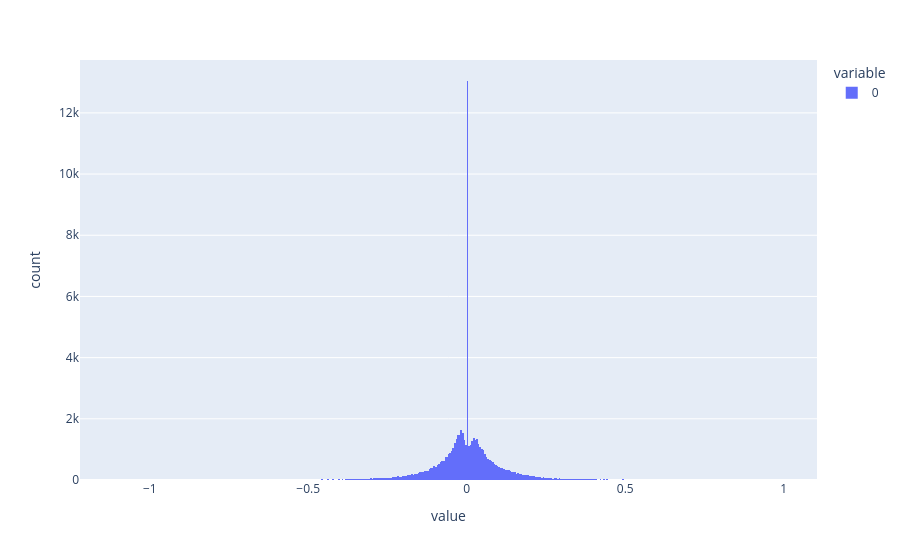

The notebook cell this image was saved under:
### Code cell
px.histogram(est_coefs[0])

### Figure 1 — Plotly figure (JSON) as saved in the notebook; plotly's stock layout.template omitted (floating-point values rounded to 4 significant figures; data arrays with more than 128 entries replaced by an {"elided": "..."} marker saying what was removed)
{"data": [{"bingroup": "x", "hovertemplate": "variable=0<br>value=%{x}<br>count=%{y}<extra></extra>", "legendgroup": "0", "marker": {"color": "#636efa", "pattern": {"shape": ""}}, "name": "0", "orientation": "v", "showlegend": true, "type": "histogram", "x": {"elided": "65536 float values"}, "xaxis": "x", "yaxis": "y"}], "layout": {"barmode": "relative", "legend": {"title": {"text": "variable"}, "tracegroupgap": 0}, "margin": {"t": 60}, "xaxis": {"anchor": "y", "domain": [0, 1], "title": {"text": "value"}}, "yaxis": {"anchor": "x", "domain": [0, 1], "title": {"text": "count"}}}}
